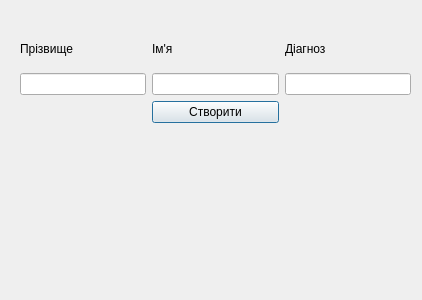
<?xml version="1.0" encoding="UTF-8"?>
<ui version="4.0">
 <class>PatientDialog</class>
 <widget class="QDialog" name="PatientDialog">
  <property name="geometry">
   <rect>
    <x>0</x>
    <y>0</y>
    <width>422</width>
    <height>300</height>
   </rect>
  </property>
  <property name="windowTitle">
   <string>Dialog</string>
  </property>
  <widget class="QWidget" name="">
   <property name="geometry">
    <rect>
     <x>20</x>
     <y>30</y>
     <width>391</width>
     <height>93</height>
    </rect>
   </property>
   <layout class="QGridLayout" name="gridLayout">
    <item row="0" column="0">
     <widget class="QLabel" name="lastName">
      <property name="text">
       <string>Прізвище</string>
      </property>
     </widget>
    </item>
    <item row="0" column="1">
     <widget class="QLabel" name="firstName">
      <property name="text">
       <string>Ім'я</string>
      </property>
     </widget>
    </item>
    <item row="0" column="2">
     <widget class="QLabel" name="diag">
      <property name="text">
       <string>Діагноз</string>
      </property>
     </widget>
    </item>
    <item row="1" column="0">
     <widget class="QLineEdit" name="lastNameEdit"/>
    </item>
    <item row="1" column="1">
     <widget class="QLineEdit" name="firstNameEdit"/>
    </item>
    <item row="1" column="2">
     <widget class="QLineEdit" name="diseaseEdit"/>
    </item>
    <item row="2" column="1">
     <widget class="QPushButton" name="createButton">
      <property name="text">
       <string>Створити</string>
      </property>
     </widget>
    </item>
   </layout>
  </widget>
 </widget>
 <resources/>
 <connections/>
</ui>
